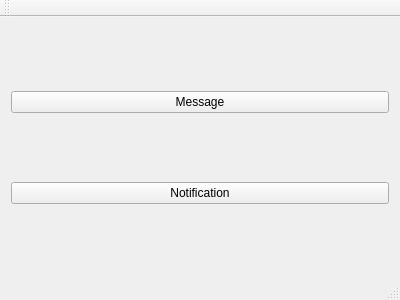
<?xml version="1.0" encoding="UTF-8"?>
<ui version="4.0">
 <class>MainWindow</class>
 <widget class="QMainWindow" name="MainWindow">
  <property name="geometry">
   <rect>
    <x>0</x>
    <y>0</y>
    <width>400</width>
    <height>300</height>
   </rect>
  </property>
  <property name="windowTitle">
   <string>MainWindow</string>
  </property>
  <widget class="QWidget" name="centralWidget">
   <layout class="QVBoxLayout" name="verticalLayout">
    <item>
     <widget class="QPushButton" name="pushButton1">
      <property name="text">
       <string>Message</string>
      </property>
     </widget>
    </item>
    <item>
     <widget class="QPushButton" name="pushButton2">
      <property name="text">
       <string>Notification</string>
      </property>
     </widget>
    </item>
   </layout>
  </widget>
  <widget class="QMenuBar" name="menuBar">
   <property name="geometry">
    <rect>
     <x>0</x>
     <y>0</y>
     <width>400</width>
     <height>21</height>
    </rect>
   </property>
  </widget>
  <widget class="QToolBar" name="mainToolBar">
   <attribute name="toolBarArea">
    <enum>TopToolBarArea</enum>
   </attribute>
   <attribute name="toolBarBreak">
    <bool>false</bool>
   </attribute>
  </widget>
  <widget class="QStatusBar" name="statusBar"/>
 </widget>
 <layoutdefault spacing="6" margin="11"/>
 <resources/>
 <connections/>
</ui>
